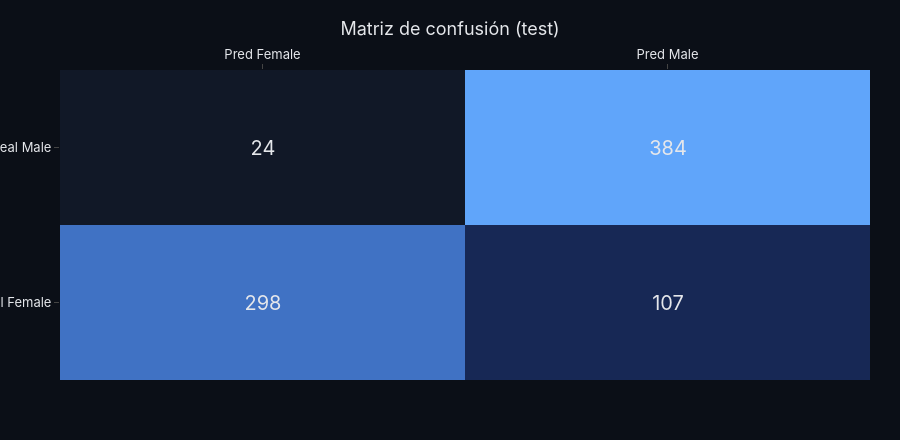

Here is the notebook cell this chart was saved with:
### Code cell
# --- Matriz de confusión ---
cm = confusion_matrix(y_test.astype(int), y_pred)

fig = go.Figure(data=go.Heatmap(
    z=cm,
    x=["Pred Female", "Pred Male"],
    y=["Real Female", "Real Male"],
    text=cm, texttemplate="%{text}",
    textfont=dict(size=20, color=COLORS["text"]),
    colorscale=[
        [0.0, COLORS["panel"]],
        [0.5, "#1e3a8a"],
        [1.0, COLORS["male"]],
    ],
    showscale=False,
    hovertemplate="<b>%{y} → %{x}</b><br>Conteo: %{z}<extra></extra>",
))
fig.update_layout(title="Matriz de confusión (test)", height=440,
                  xaxis=dict(side="top"))
fig.show()

### Figure 1 — Plotly figure (JSON) as saved in the notebook; plotly's stock layout.template omitted (floating-point values rounded to 4 significant figures)
{"data": [{"colorscale": [[0, "#111827"], [0.5, "#1e3a8a"], [1, "#60a5fa"]], "hovertemplate": "<b>%{y} → %{x}</b><br>Conteo: %{z}<extra></extra>", "showscale": false, "text": [[298, 107], [24, 384]], "textfont": {"color": "#e5e7eb", "size": 20}, "texttemplate": "%{text}", "type": "heatmap", "x": ["Pred Female", "Pred Male"], "y": ["Real Female", "Real Male"], "z": [[298, 107], [24, 384]]}], "layout": {"height": 440, "title": {"text": "Matriz de confusión (test)"}, "xaxis": {"side": "top"}}}
